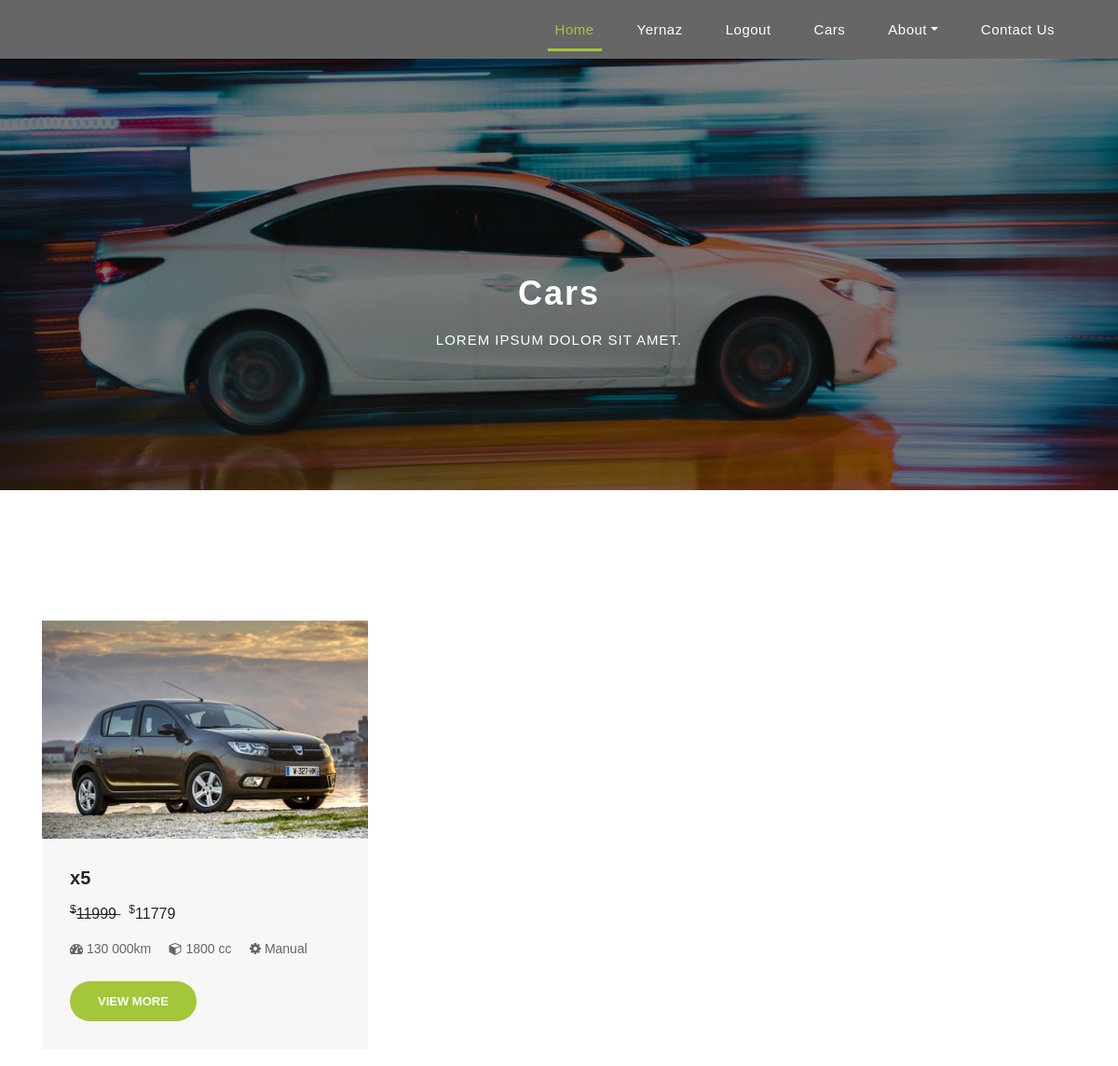
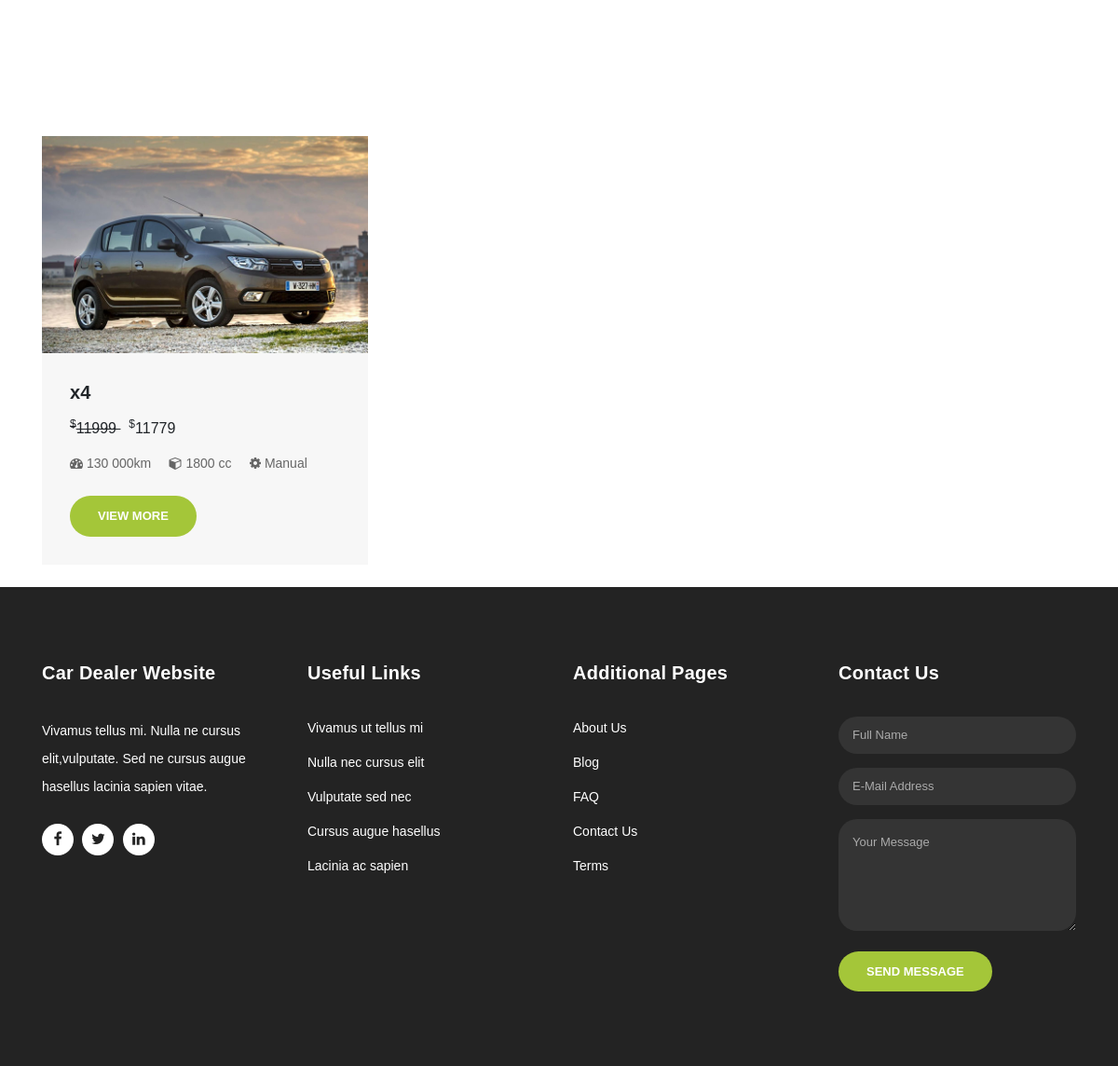
The app's page /cars (signed in) with its own data (2 pictures, top to bottom).
### app.py (models this page shows, shortened)
class Users(db.Model):
    __tablename__='users'
    user_id=db.Column(db.Integer, primary_key=True)
    username=db.Column(db.String(100), nullable=False)
    mail=db.Column(db.String(100), nullable=False)
    password=db.Column(db.String(100), nullable=False)
    phone=db.Column(db.Integer, nullable=False)
    date = db.Column(db.DateTime, default=datetime.utcnow)
    user_cars = relationship("Cars", back_populates = "owner", cascade="all, delete-orphan")

class Cars(db.Model):
    __tablename__='cars'
    car_id=db.Column(db.Integer, primary_key=True)
    year=db.Column(db.Integer)
    mileage=db.Column(db.Integer)
    price=db.Column(db.Integer)
    car_model=db.Column(db.String(100), nullable=False)
    description=db.Column(db.Text)
    car_owner=db.Column(db.Integer, db.ForeignKey('users.user_id'))
    owner = relationship("Users", back_populates="user_cars")

### app.py (the view)
@app.route('/cars')
def cars():
    query = db.session.query(Users).join(Cars).all()
    if query:
        return render_template("cars.html", context=query)
    else:
        query = db.session.query(Users).first()
        return render_template("cars.html", context=query)

### templates/cars.html (shortened to what this page needs)
{%extends 'base.html'%}
{%block main_body%}
<div class="page-heading header-text">
    <div class="container">
      <div class="row">
        <div class="col-md-12">
          <h1>Cars</h1>
          <span>Lorem ipsum dolor sit amet.</span>
        </div>
      </div>
    </div>
  </div>
  {% if context.0.user_cars%}
  {% for el in context.0.user_cars%}
  <div class="services">
    <div class="container">
  <div class="row">
    <div class="col-md-4">
      <div class="service-item">
        <img src="assets/images/product-1-720x480.jpg" alt="">
        <div class="down-content">
          <h4>{{el.car_model}}</h4>
          <div style="margin-bottom:10px;">
            <span>
                <del><sup>$</sup>11999 </del> &nbsp; <sup>$</sup>11779
            </span>
          </div>
          <p>
            <i class="fa fa-dashboard"></i> 130 000km &nbsp;&nbsp;&nbsp;
            <i class="fa fa-cube"></i> 1800 cc &nbsp;&nbsp;&nbsp;
            <i class="fa fa-cog"></i> Manual &nbsp;&nbsp;&nbsp;
          </p>
          <a href="car-details.html" class="filled-button">View More</a>
        </div>
      </div>
      <br>
    </div>
</div>
</div>
</div>
{%endfor%}
  {%endif%}
  {%endblock%}

### templates/base.html (shortened to what this page needs)
<!DOCTYPE html>
<html lang="en">
<head>
    <link href="{{url_for('static', filename='vendor/bootstrap/css/bootstrap.min.css')}}" rel="stylesheet">
    <link href="{{url_for('static', filename='vendor/bootstrap/css/bootstrap.css')}}" rel="stylesheet">
    <link rel="stylesheet" href="{{url_for('static',filename='assets/css/fontawesome.css')}}">
    <link rel="stylesheet" href="{{url_for('static',filename='assets/css/style.css')}}">
    <link rel="stylesheet" href="{{url_for('static',filename='assets/css/owl.css')}}">
</head>
<body>
  <div class="item item-2">
    <div class="img-fill">
        <div class="text-content">
          <nav class="navbar navbar-expand-lg">
            <div class="container">
              <div class="collapse navbar-collapse" id="navbarResponsive">
                <ul class="navbar-nav ml-auto">
                  <li class="nav-item active">
                    <a class="nav-link" href="/">Home
                    </a>
                  </li>
                  {% if session.authenticated %}
                  <li class="nav-item">
                    <a class="nav-link" href="{{ url_for('user_page', user_id=session.uid)}}">{{session.username | capitalize}}</a>
                  </li>
                  <li class="nav-item">
                    <a class="nav-link" href="{{ url_for('logout')}}">Logout</a>
                  </li>
                  {%endif%}
                  <li class="nav-item">
                    <a class="nav-link" href="/cars">Cars</a>
                  </li>
                  <li class="nav-item dropdown">
                    <a class="dropdown-toggle nav-link" data-toggle="dropdown" href="#" role="button" aria-haspopup="true" aria-expanded="false">About</a>
                  </li>
                  <li class="nav-item">
                    <a class="nav-link" href="contact.html">Contact Us</a>
                  </li>
                </ul>
              </div>
            </div>
          </nav>
          </div>
    </div>
  </div>
     {%block main_body%}
     {%endblock%}
      <footer>
        <div class="container">
          <div class="row">
            <div class="col-md-3 footer-item">
              <h4>Car Dealer Website</h4>
              <p>Vivamus tellus mi. Nulla ne cursus elit,vulputate. Sed ne cursus augue hasellus lacinia sapien vitae.</p>
              <ul class="social-icons">
                <li><a rel="nofollow" href="#" target="_blank"><i class="fa fa-facebook"></i></a></li>
                <li><a href="#"><i class="fa fa-twitter"></i></a></li>
                <li><a href="#"><i class="fa fa-linkedin"></i></a></li>
              </ul>
            </div>
            <div class="col-md-3 footer-item">
              <h4>Useful Links</h4>
              <ul class="menu-list">
                <li><a href="#">Vivamus ut tellus mi</a></li>
                <li><a href="#">Nulla nec cursus elit</a></li>
                <li><a href="#">Vulputate sed nec</a></li>
                <li><a href="#">Cursus augue hasellus</a></li>
                <li><a href="#">Lacinia ac sapien</a></li>
              </ul>
            </div>
            <div class="col-md-3 footer-item">
              <h4>Additional Pages</h4>
              <ul class="menu-list">
                <li><a href="#">About Us</a></li>
                <li><a href="#">Blog</a></li>
                <li><a href="#">FAQ</a></li>
                <li><a href="#">Contact Us</a></li>
                <li><a href="#">Terms</a></li>
              </ul>
            </div>
            <div class="col-md-3 footer-item last-item">
              <h4>Contact Us</h4>
              <div class="contact-form">
                <form id="contact footer-contact" action="" method="post">
                  <div class="row">
                    <div class="col-lg-12 col-md-12 col-sm-12">
                      <fieldset>
                        <input name="name" type="text" class="form-control" id="name" placeholder="Full Name" required="">
                      </fieldset>
                    </div>
                    <div class="col-lg-12 col-md-12 col-sm-12">
                      <fieldset>
                        <input name="email" type="text" class="form-control" id="email" pattern="[^ @]*@[^ @]*" placeholder="E-Mail Address" required="">
                      </fieldset>
                    </div>
                    <div class="col-lg-12">
                      <fieldset>
                        <textarea name="message" rows="6" class="form-control" id="message" placeholder="Your Message" required=""></textarea>
                      </fieldset>
                    </div>
                    <div class="col-lg-12">
                      <fieldset>
                        <button type="submit" id="form-submit" class="filled-button">Send Message</button>
                      </fieldset>
                    </div>
                  </div>
                </form>
              </div>
            </div>
          </div>
        </div>
      </footer>
</body>
</html>

### static/assets/css/style.css (style rules this page uses)
body { font-family: 'Poppins', sans-serif; overflow-x: hidden; text-rendering: optimizeLegibility; -webkit-font-smoothing: antialiased; -moz-osx-font-smoothing: grayscale; }
p { margin-bottom: 0px; font-size: 14px; color: #666666; line-height: 30px; }
a { text-decoration: none!important; }
ul { padding: 0; margin: 0; list-style: none; }
h1,h2,h3,h4,h5,h6 { margin: 0px; }
a.filled-button { background-color: #a4c639; color: #fff; font-size: 13px; text-transform: uppercase; font-weight: 700; padding: 12px 30px; border-radius: 30px; display: inline-block; transition: all 0.3s; }
#navbarResponsive { z-index: 999; }
.navbar-collapse { text-align: center; }
.navbar .navbar-nav .nav-item { margin: 0px 15px; }
.navbar .navbar-nav a.nav-link { text-transform: capitalize; font-size: 15px; font-weight: 300; letter-spacing: 0.5px; color: #fff; transition: all 0.5s; margin-top: 5px; }
.navbar .navbar-nav .nav-link:hover, .navbar .navbar-nav .active>.nav-link, .navbar .navbar-nav .nav-link.active, .navbar .navbar-nav .nav-link.show, .navbar .navbar-nav .show>.nav-link { color: #a4c639; border-bottom: 3px solid #a4c639; }
.img-fill { width: 100%; display: block; overflow: hidden; position: relative; text-align: center }
.img-fill:before { content: ''; z-index: 1; position: absolute; top: 0; left: 0; bottom:0; right: 0; background-color: rgba(0,0,0,.6) }
*, *:before, *:after { -webkit-box-sizing: border-box; box-sizing: border-box; -webkit-font-smoothing: antialiased; -moz-osx-font-smoothing: grayscale; }
.services { margin-top: 140px; }
.service-item img { width: 100%; overflow: hidden; }
.service-item .down-content { background-color: #f7f7f7; padding: 30px; }
.service-item .down-content h4 { font-size: 20px; font-weight: 700; letter-spacing: 0.25px; margin-bottom: 15px; }
.service-item .down-content p { margin-bottom: 20px; }
footer { background-color: #232323; padding: 80px 0px; color: #fff; }
footer h4 { color: #fff; font-size: 20px; font-weight: 600; letter-spacing: 0.25px; margin-bottom: 35px; }
footer p { color: #fff; }
footer ul.social-icons { margin-top: 25px; }
footer ul.social-icons li { display: inline-block; margin-right: 5px; }
footer ul.social-icons li:last-child { margin-right: 0px; }
footer ul.social-icons li a { width: 34px; height: 34px; display: inline-block; line-height: 34px; text-align: center; background-color: #fff; color: #232323; border-radius: 50%; transition: all 0.3s; }
footer ul.menu-list li { margin-bottom: 13px; }
footer ul.menu-list li:last-child { margin-bottom: 0px; }
footer ul.menu-list li a { font-size: 14px; color: #fff; transition: all 0.3s; }
footer .contact-form input { border-radius: 20px; height: 40px; line-height: 40px; display: inline-block; padding: 0px 15px; color: #aaa!important; background-color: #343434; font-size: 13px; text-transform: none; box-shadow: none; border: none; margin-bottom: 15px; }
footer .contact-form textarea { border-radius: 20px; height: 120px; max-height: 200px; min-height: 120px; display: inline-block; padding: 15px; color: #aaa!important; background-color: #343434; font-size: 13px; text-transform: none; box-shadow: none; border: none; margin-bottom: 15px; }
footer .contact-form ::placeholder { color: #aaa; }
footer .contact-form button.filled-button { background-color: transparent; color: #fff; background-color: #a4c639; border: none; font-size: 13px; text-transform: uppercase; font-weight: 700; padding: 12px 30px; border-radius: 30px; display: inline-block; transition: all 0.3s; outline: none; box-shadow: none; text-shadow: none; cursor: pointer; }
.page-heading { text-align: center; background-image: url(../images/banner-image-1-1920x500.jpg); background-position: center center; background-repeat: no-repeat; background-size: cover; padding: 230px 0px 150px 0px; color: #fff; position: relative; }
.page-heading .container { position: relative; z-index: 2; }
.page-heading:before { content: ''; position: absolute; top: 0; left: 0; right: 0; bottom: 0; background-color: rgba(0,0,0,0.5); z-index: 1; }
.page-heading h1 { text-transform: capitalize; font-size: 36px; font-weight: 700; letter-spacing: 2px; margin-bottom: 18px; }
.page-heading span { font-size: 15px; text-transform: uppercase; letter-spacing: 1px; color: #fff; display: block; }

### records on screen
Users: username "Yernaz"
Cars: car_model "x5"
Cars: car_model "x4"
